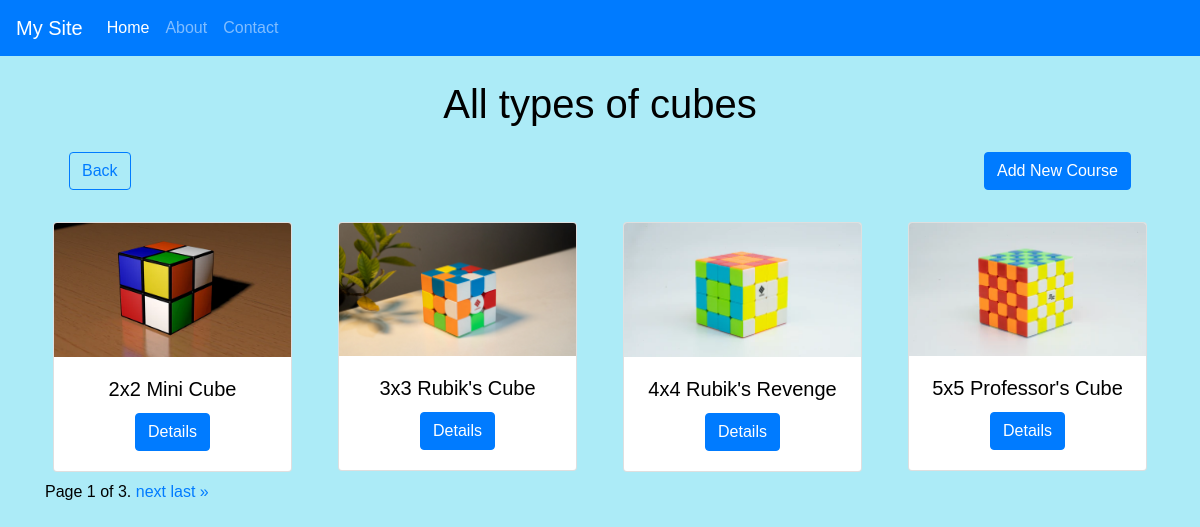
Screenshot of /course/ with the database file from the repository.
### course/models.py (models this page shows, shortened)
class Courses(models.Model):
    LEVELS = [
        ('Beginner', 'Beginner'),
        ('Intermediate', 'Intermediate'),
        ('Adavance', 'Adavance')
    ]
    MODES = [
        ('Online', 'Online'),
        ('Offline', 'Offline')
    ]
    image = models.ImageField(upload_to='cubes/')
    name = models.CharField(max_length=100, null=False)
    price = models.PositiveIntegerField(null=False)
    level = models.CharField(max_length=100, choices=LEVELS)
    duration = models.PositiveIntegerField()
    mode = models.CharField(max_length=50,choices=MODES)
    description = models.TextField(default='')

### course/views/course.py (the view)
# urls.py: path('', course.list_courses, name='courses'),
def list_courses(request):
    courses = Courses.objects.all()
    paginator = Paginator(courses, 4)
    page_number = request.GET.get('page')
    page_obj = paginator.get_page(page_number)
    return render(request, 'courses.html', {'page_obj': page_obj})

### course/templates/courses.html (shortened to what this page needs)
{% extends "layout.html" %}
{% block content %}
<h1>All types of cubes</h1>
<div class="d-flex m-4 justify-content-between">
    <a href={% url "home" %} class="btn btn-outline-primary">Back</a>
    <a href={% url "add_course" %} class="btn btn-primary">Add New Course</a>
</div>
<div class='row'>
    {% for course in page_obj %}
        <div class="col-sm-6 col-md-4 col-lg-3">
            <div class="card m-2">
                <img src={{course.image.url}} class="card-img-top" alt="...">
                <div class="card-body">
                    <h5 class="card-title">{{course.name}}</h5>
                    <a href={% url "course" course.id %} class="btn btn-primary">Details</a>
                </div>
            </div>
        </div>
        {% empty %}
        <p>No courses available.</p>
    {% endfor %}
</div>
<div class="pagination">
    <span class="step-links">
        <span class="current">
            Page {{ page_obj.number }} of {{ page_obj.paginator.num_pages }}.
        </span>
        {% if page_obj.has_next %}
            <a href="?page={{ page_obj.next_page_number }}">next</a>
            <a href="?page={{ page_obj.paginator.num_pages }}">last &raquo;</a>
        {% endif %}
    </span>
</div>
{% endblock %}

### static/css/style.css (style rules this page uses)
body { background-color: #acebf7; font-family: Arial, sans-serif; color: #000000; text-align: center; }

### rows the page displays
Courses: image (picture), name "2x2 Mini Cube"
Courses: image (picture), name "3x3 Rubik's Cube"
Courses: image (picture), name "4x4 Rubik's Revenge"
Courses: image (picture), name "5x5 Professor's Cube"

### other values shown
{{ page_obj.number }} "1"
{{ page_obj.paginator.num_pages }} "3"
